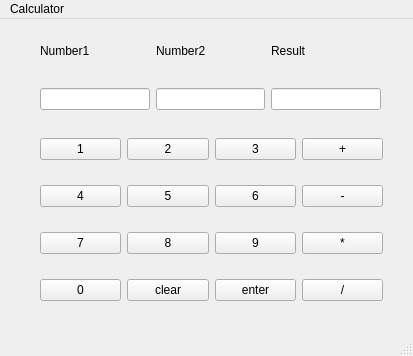
<?xml version="1.0" encoding="UTF-8"?>
<ui version="4.0">
 <class>MainWindow</class>
 <widget class="QMainWindow" name="MainWindow">
  <property name="geometry">
   <rect>
    <x>0</x>
    <y>0</y>
    <width>413</width>
    <height>356</height>
   </rect>
  </property>
  <property name="windowTitle">
   <string>MainWindow</string>
  </property>
  <widget class="QWidget" name="centralwidget">
   <widget class="QWidget" name="gridLayoutWidget">
    <property name="geometry">
     <rect>
      <x>40</x>
      <y>100</y>
      <width>343</width>
      <height>201</height>
     </rect>
    </property>
    <layout class="QGridLayout" name="gridLayout">
     <item row="0" column="2">
      <widget class="QPushButton" name="N3">
       <property name="text">
        <string>3</string>
       </property>
      </widget>
     </item>
     <item row="3" column="0">
      <widget class="QPushButton" name="N0">
       <property name="text">
        <string>0</string>
       </property>
      </widget>
     </item>
     <item row="0" column="3">
      <widget class="QPushButton" name="Add0">
       <property name="text">
        <string>+</string>
       </property>
      </widget>
     </item>
     <item row="1" column="3">
      <widget class="QPushButton" name="Neg1">
       <property name="text">
        <string>-</string>
       </property>
      </widget>
     </item>
     <item row="3" column="3">
      <widget class="QPushButton" name="Div3">
       <property name="text">
        <string>/</string>
       </property>
      </widget>
     </item>
     <item row="1" column="2">
      <widget class="QPushButton" name="N6">
       <property name="text">
        <string>6</string>
       </property>
      </widget>
     </item>
     <item row="1" column="1">
      <widget class="QPushButton" name="N5">
       <property name="text">
        <string>5</string>
       </property>
      </widget>
     </item>
     <item row="2" column="0">
      <widget class="QPushButton" name="N7">
       <property name="text">
        <string>7</string>
       </property>
      </widget>
     </item>
     <item row="3" column="1">
      <widget class="QPushButton" name="Clear">
       <property name="text">
        <string>clear</string>
       </property>
      </widget>
     </item>
     <item row="3" column="2">
      <widget class="QPushButton" name="Enter">
       <property name="text">
        <string>enter</string>
       </property>
      </widget>
     </item>
     <item row="2" column="1">
      <widget class="QPushButton" name="N8">
       <property name="text">
        <string>8</string>
       </property>
      </widget>
     </item>
     <item row="2" column="3">
      <widget class="QPushButton" name="Mul2">
       <property name="text">
        <string>*</string>
       </property>
      </widget>
     </item>
     <item row="0" column="1">
      <widget class="QPushButton" name="N2">
       <property name="text">
        <string>2</string>
       </property>
      </widget>
     </item>
     <item row="2" column="2">
      <widget class="QPushButton" name="N9">
       <property name="text">
        <string>9</string>
       </property>
      </widget>
     </item>
     <item row="1" column="0">
      <widget class="QPushButton" name="N4">
       <property name="text">
        <string>4</string>
       </property>
      </widget>
     </item>
     <item row="0" column="0">
      <widget class="QPushButton" name="N1">
       <property name="text">
        <string>1</string>
       </property>
      </widget>
     </item>
    </layout>
   </widget>
   <widget class="QWidget" name="gridLayoutWidget_2">
    <property name="geometry">
     <rect>
      <x>40</x>
      <y>0</y>
      <width>341</width>
      <height>91</height>
     </rect>
    </property>
    <layout class="QGridLayout" name="gridLayout_3">
     <item row="1" column="2">
      <widget class="QLineEdit" name="Result"/>
     </item>
     <item row="1" column="0">
      <widget class="QLineEdit" name="Number1"/>
     </item>
     <item row="1" column="1">
      <widget class="QLineEdit" name="Number2"/>
     </item>
     <item row="0" column="2">
      <widget class="QLabel" name="label_3">
       <property name="text">
        <string>Result</string>
       </property>
      </widget>
     </item>
     <item row="0" column="1">
      <widget class="QLabel" name="label_2">
       <property name="text">
        <string>Number2</string>
       </property>
      </widget>
     </item>
     <item row="0" column="0">
      <widget class="QLabel" name="label">
       <property name="text">
        <string>Number1</string>
       </property>
      </widget>
     </item>
    </layout>
   </widget>
  </widget>
  <widget class="QMenuBar" name="menubar">
   <property name="geometry">
    <rect>
     <x>0</x>
     <y>0</y>
     <width>413</width>
     <height>25</height>
    </rect>
   </property>
   <widget class="QMenu" name="menuCalculator">
    <property name="title">
     <string>Calculator</string>
    </property>
   </widget>
   <addaction name="menuCalculator"/>
  </widget>
  <widget class="QStatusBar" name="statusbar"/>
 </widget>
 <resources/>
 <connections/>
</ui>
